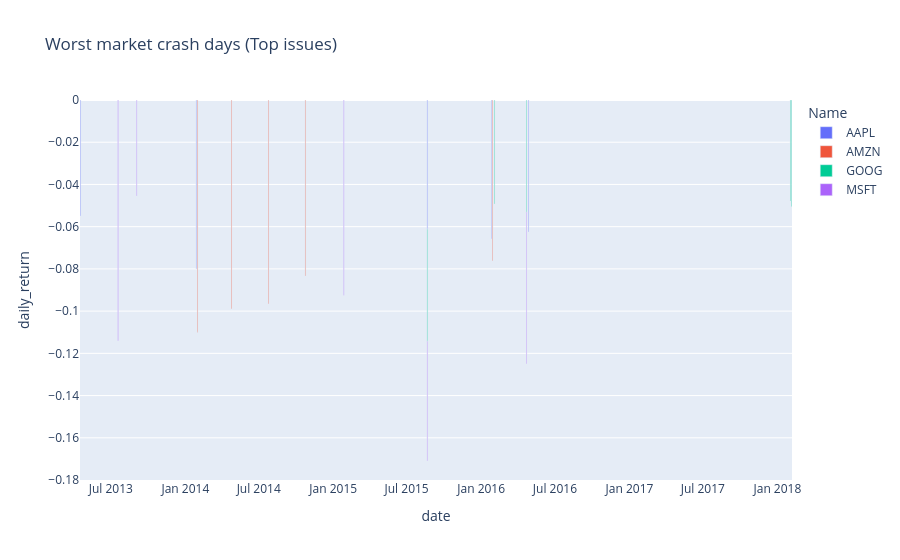

This figure's notebook cell:
### Code cell
fig = px.bar(
    worst_days,
    x = 'date',
    y = 'daily_return',
    color = "Name",
    title = "Worst market crash days (Top issues)"
)
fig.show()

### Figure 1 — Plotly figure (JSON) as saved in the notebook; plotly's stock layout.template omitted (floating-point values rounded to 4 significant figures)
{"data": [{"hovertemplate": "Name=AAPL<br>date=%{x}<br>daily_return=%{y}<extra></extra>", "legendgroup": "AAPL", "marker": {"color": "#636efa", "pattern": {"shape": ""}}, "name": "AAPL", "orientation": "v", "showlegend": true, "textposition": "auto", "type": "bar", "x": ["2014-01-28T00:00:00.000000000", "2016-01-27T00:00:00.000000000", "2016-04-27T00:00:00.000000000", "2015-08-21T00:00:00.000000000", "2013-04-17T00:00:00.000000000"], "xaxis": "x", "y": [-0.07993, -0.06571, -0.06258, -0.06116, -0.05499], "yaxis": "y"}, {"hovertemplate": "Name=AMZN<br>date=%{x}<br>daily_return=%{y}<extra></extra>", "legendgroup": "AMZN", "marker": {"color": "#EF553B", "pattern": {"shape": ""}}, "name": "AMZN", "orientation": "v", "showlegend": true, "textposition": "auto", "type": "bar", "x": ["2014-01-31T00:00:00.000000000", "2014-04-25T00:00:00.000000000", "2014-07-25T00:00:00.000000000", "2014-10-24T00:00:00.000000000", "2016-01-29T00:00:00.000000000"], "xaxis": "x", "y": [-0.11, -0.09883, -0.09648, -0.0834, -0.0761], "yaxis": "y"}, {"hovertemplate": "Name=GOOG<br>date=%{x}<br>daily_return=%{y}<extra></extra>", "legendgroup": "GOOG", "marker": {"color": "#00cc96", "pattern": {"shape": ""}}, "name": "GOOG", "orientation": "v", "showlegend": true, "textposition": "auto", "type": "bar", "x": ["2016-04-22T00:00:00.000000000", "2015-08-21T00:00:00.000000000", "2018-02-05T00:00:00.000000000", "2016-02-03T00:00:00.000000000", "2018-02-02T00:00:00.000000000"], "xaxis": "x", "y": [-0.05318, -0.05311, -0.05045, -0.0493, -0.04779], "yaxis": "y"}, {"hovertemplate": "Name=MSFT<br>date=%{x}<br>daily_return=%{y}<extra></extra>", "legendgroup": "MSFT", "marker": {"color": "#ab63fa", "pattern": {"shape": ""}}, "name": "MSFT", "orientation": "v", "showlegend": true, "textposition": "auto", "type": "bar", "x": ["2013-07-19T00:00:00.000000000", "2015-01-27T00:00:00.000000000", "2016-04-22T00:00:00.000000000", "2015-08-21T00:00:00.000000000", "2013-09-03T00:00:00.000000000"], "xaxis": "x", "y": [-0.114, -0.09253, -0.07171, -0.05672, -0.04551], "yaxis": "y"}], "layout": {"barmode": "relative", "legend": {"title": {"text": "Name"}, "tracegroupgap": 0}, "title": {"text": "Worst market crash days (Top issues)"}, "xaxis": {"anchor": "y", "domain": [0, 1], "title": {"text": "date"}}, "yaxis": {"anchor": "x", "domain": [0, 1], "title": {"text": "daily_return"}}}}
